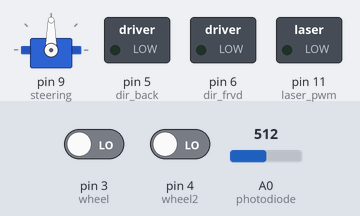
Simulated run of this sketch. Board: Arduino Uno, built with avr-gcc and run on an emulated ATmega328P. Parts: servo, switched loads named in the sketch (green lamp = pin HIGH). The test bench sets the inputs (shaded band); at power-on: A0 (photodiode) = 512, pin 3 (wheel) LOW, pin 4 (wheel2) LOW. What the sketch prints to the serial monitor is not drawn.

Above: at 0.1 s.
At 3.1 s:
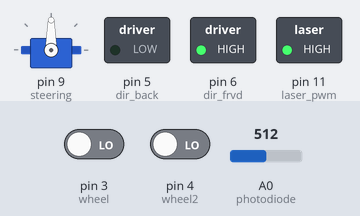
At 3.7 s:
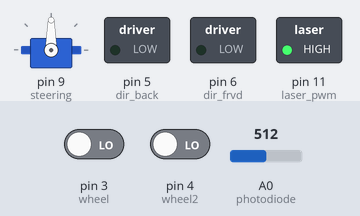
3.8 s: A0 (photodiode) set to 484
Timing chart, 0 to 6.8 s (numbered marks = the images above; inputs shaded):
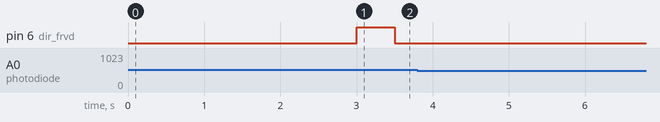

The sketch:

car_toy_3.ino
```cpp
#include <Servo.h>

Servo steering;  // рулевое управление

/*
void servo_on()
{
digitalWrite(RELAY_BREAK, LOW);
}

void servo_off()
{
digitalWrite(RELAY_BREAK, HIGH);
}*/

#define COLLISION_FWD "Впереди препятствие"
#define COLLISION_SUN "Засветка датчика"
#define MOVE_FWD "Движение вперед"

int dir_frvd = 6;//управление н-мостом
int dir_back = 5;
int wheel = 3;//датчики холла на колесе
int wheel2 = 4;
int photodiode = 14;//датчик отраженного лазера
int laser_pwm = 11;//лазер с возможностью шим


int state = 0;// вспомогательная переменная для энкодера

int photo_state = 0;// уровень на фотодиоде бампера
int sleep_timer = 0;// таймер включения лазера в режиме ожидания
unsigned long currentMillis = 0;// текущее время в мс
long cInt_delay = 0;

int move_cycle_enable = 0;// разрешение на сканирование препятствий до и во время движения.

int background = 980;//фоновый уровень
int background_prev_ok = background;
int collision = 0;// флаг наличия препятствия
int stat_robot = 0;
int test_position = 0; // флаг проверки позиции в ждущем режиме
int init_skip = 0;// счетчик подстройки фона в начале работы, без определения столкновений
int need_rotate = 0;// ожидаемое значение вращения колеса

void setup()
{
    pinMode(dir_frvd, OUTPUT);
    pinMode(dir_back, OUTPUT);
    pinMode(laser_pwm, OUTPUT);
    pinMode(wheel, INPUT);
    pinMode(wheel2, INPUT);
    pinMode(photodiode, INPUT);

    digitalWrite(dir_frvd, LOW);
    digitalWrite(dir_back, LOW);

  // put your setup code here, to run once:
    steering.attach(9);
    steering.write(90);
    delay(2500);


    digitalWrite(laser_pwm, HIGH);

    Serial.begin(9600);

    background = analogRead(photodiode);//задаем фоновое значение

}

void robot_drive_forward()
{
   digitalWrite(dir_frvd, HIGH);
   digitalWrite(dir_back, LOW);
}
void robot_drive_forward_left()
{
   steering.write(80);//80-(90)-100
   digitalWrite(dir_frvd, HIGH);
   digitalWrite(dir_back, LOW);
}
void robot_drive_forward_right()
{
   steering.write(100);//80-(90)-100
   digitalWrite(dir_frvd, HIGH);
   digitalWrite(dir_back, LOW);
}

void robot_drive_backward()
{
   digitalWrite(dir_frvd, LOW);
   digitalWrite(dir_back, HIGH);
}
void robot_drive_backward_left()
{
   steering.write(80);//80-(90)-100
   digitalWrite(dir_frvd, LOW);
   digitalWrite(dir_back, HIGH);
}
void robot_drive_backward_right()
{
   steering.write(100);//80-(90)-100
   digitalWrite(dir_frvd, LOW);
   digitalWrite(dir_back, HIGH);
}

void robot_stop()
{
   digitalWrite(dir_frvd, LOW);
   digitalWrite(dir_back, LOW);
}

void steering_default()
{
   steering.write(90);//80-(90)-100
}

int check_collision()//провека на столкновение впереди
{
   photo_state = analogRead(photodiode);//читаем датчик препятствия

   if((background >= photo_state+16 || background  < photo_state - 16 ))//значение датчика отлично от фона
   {

      if(photo_state > 500)
      {
        collision = 500;// данные для графика
        stat_robot = 1; //столкновение
      }
      else
      {
         collision = 500;// данные для графика
         steering_default();// руль по умолчанию прямо
         //Serial.println("Засветка");
         stat_robot = 2;// засветка датчика препятствия
      }

      //robot_stop();
      Serial.print(String(background)+" ");
      Serial.print(String(photo_state)+" ");
      Serial.println(String(collision)+" ");

      return stat_robot;// вернуть код столкновения или ошибки
   }
   else
   {
     background = photo_state;//по умолчанию ничего не отражается от поверхности
   }
   return 0;//нет столкновения
}

int check_rotation(int count) //count - количество повторов проверки на вращение колеса
{
    int val, val2 =0;// уровни на датчиках холла
    int move_on = 0;// вращение колес происходит: +1 вперед, -1 назад, 0 - нет движения
    int i = 0;
    //Повторять проверку указанное число раз, пока не появится статус 1 или -1
    //иначе - колесо не вращается уже count времени

    for(i=count;i>0;i-=1)
    {
      delay(5);
      //Датчики движения работают независимо от того, включено движение или нет
      val = digitalRead(wheel);//читаем данные
      val2 = digitalRead(wheel2);//читаем данные


      if(val == 1) //если значение равно 1 - сигнал, не менять дальше статус, пока не придет ноль
      {
        if(state == 0)
        {
          state = 1;

          if(val==1 && val2==1 )
          {
             //Serial.println("Forward WH1:"+String(val)+" WH2:"+String(val2));
             move_on = 1;
          }

          if(val==1 && val2==0 )
          {
             //Serial.println("Backward WH1:"+String(val)+" WH2:"+String(val2));
             move_on = -1;
          }

        }
      }
      else
      {
        if(state == 1)
        {
          state = 0;

          if(val==0 && val2==0 )
          {
             //Serial.println("Forward WH1:"+String(val)+" WH2:"+String(val2));
             move_on = 1;
          }

          if(val==0 && val2==1 )
          {
             //Serial.println("Backward WH1:"+String(val)+" WH2:"+String(val2));
             move_on = -1;
          }

        }
      }

      //1.Глобально: объехать препятствие
      //2. Объехать и вернуться на траекторию движения
      //3. Прийти к заданной точке (база имеет площадку, подсвечиваемую светодиодами

      //Локально: подсвечивать и читать данные о препятствии только если робот едет, или собирается ехать.
      //Локально: нужен транзистор, который бы отключал потребление тока через фотодиод для экономии энергии

      if(move_on==1 || move_on ==-1)// в движении определяем отклонение от background
      {
        //если есть движение
        return move_on;
      }
      else
      {
         //move_on==0
         //действие если нет движения
      }
    }

    //если цикл завершился и вернул управление - значит движения колеса нет:
    return 0;
}

void drive() //основной алгоритм следования к заданной точке
{
       //Serial.println("drive()");
       steering_default();// руль по центру
       robot_drive_forward();// двигаться вперед
       need_rotate = 1;// указать ожидаемое значение вращения колес
}

void loop()
{
    //------------------- Проверка вращения колес
    int c_rot = check_rotation(100);


    //------------------- Проверка на столкновения:
    int collide_check = check_collision();//читаем данные о препятствии

    if(collide_check==0)
    {
       background_prev_ok = background;//храним пердыдущее удачное значение фона

       if(c_rot == need_rotate)
       {
          //если колесо вращается не туда или стоит на месте
          //(исходя из ожидаемого статуса need_rotate  в функции drive() )
          //Serial.println("collide_check=="+String(collide_check)+", c_rot == "+String(c_rot)+", need_rotate == "+String(need_rotate)+" DRIVE");
          drive();// алгоритм следования к пункту назначения
       }
       else
       {
          // если есть ошибки
          // если колесо неожиданно перестало вращаться в движении, после команды двигаться

          // алголритм обхода препятствия, освобождение от застревания
          // после успешного маневра и всех проверок повторно - вернуть управление drive()
          //Serial.println("collide_check==0 No rotate");
          robot_stop();//остановить робота
       }
    }
    else
    {
      // явное препятствие
      robot_stop();//остановить робота

      if(collide_check==1)// действия при обнаружении препятствия на пути
      {
         //background = background_prev_ok;// назначить нормальный уровень фона до столкновения
         need_rotate = -1;// ожидается откат назад
         //robot_drive_backward();
         //Serial.println("collide_check==1 RDBL");
         //robot_drive_backward_left();
      }

      if(collide_check==-1)//действия при засветке
      {
          //опустить шторку фильтра (серва)
      }

    }
}
```

Measured:
- after the input at 3.8 s, every drawn part: stays the same
